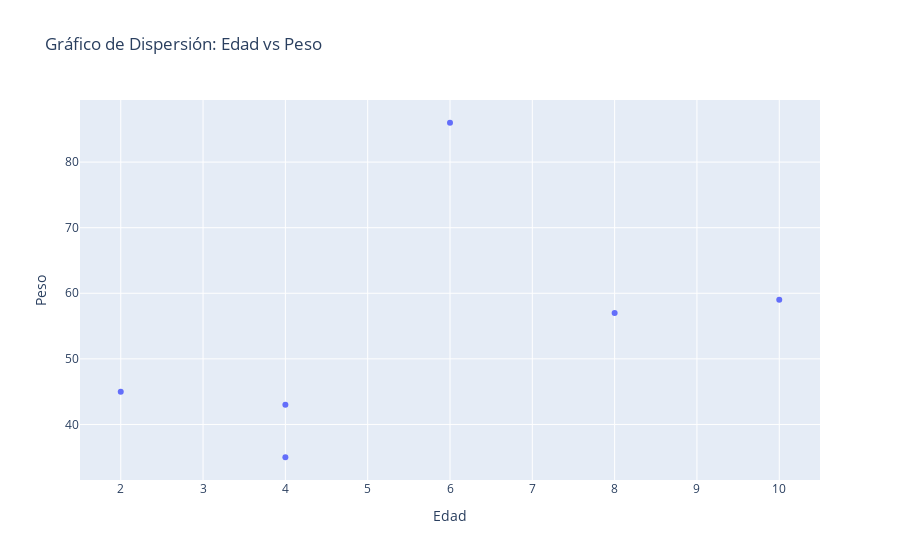

The cell this chart's notebook holds for it:
### Code cell
px.scatter(data_frame=df, x='Edad', y='Peso', title='Gráfico de Dispersión: Edad vs Peso')

### Figure 1 — Plotly figure (JSON) as saved in the notebook; plotly's stock layout.template omitted (floating-point values rounded to 4 significant figures)
{"data": [{"hovertemplate": "Edad=%{x}<br>Peso=%{y}<extra></extra>", "legendgroup": "", "marker": {"color": "#636efa", "symbol": "circle"}, "mode": "markers", "name": "", "orientation": "v", "showlegend": false, "type": "scatter", "x": [2, 4, 6, 8, 10, 4], "xaxis": "x", "y": [45, 35, 86, 57, 59, 43], "yaxis": "y"}], "layout": {"legend": {"tracegroupgap": 0}, "title": {"text": "Gráfico de Dispersión: Edad vs Peso"}, "xaxis": {"anchor": "y", "domain": [0, 1], "title": {"text": "Edad"}}, "yaxis": {"anchor": "x", "domain": [0, 1], "title": {"text": "Peso"}}}}
